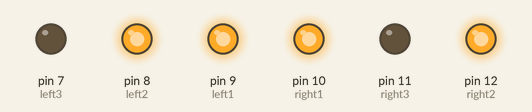
Recording of a sketch running on a simulated Arduino Uno, built with avr-gcc and run on an emulated ATmega328P. Parts: output pins drawn as LEDs (lit = HIGH). At 17.0 s the program stops and its outputs stay as they are.

Above: at 0.1 s.
At 13.1 s:
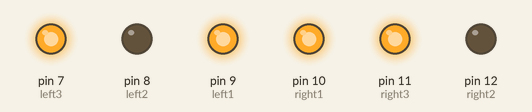
At 14.1 s:
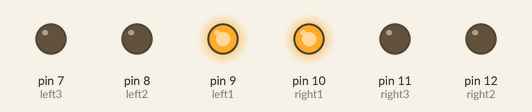
Timing chart, 0 to 15.6 s (numbered marks = the images above):
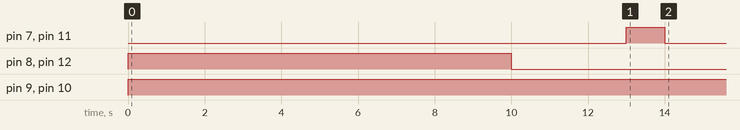

The sketch:

story_3.ino
```cpp
int left1 = 9;
int left2 = 8;
int left3 = 7;
int right1 = 10;
int right2 = 12;
int right3 = 11;

void setup() {
  // put your setup code here, to run once:
pinMode(left1, OUTPUT);
pinMode(left2, OUTPUT);
pinMode(left3, OUTPUT);

pinMode(right1, OUTPUT);
pinMode(right2, OUTPUT);
pinMode(right3, OUTPUT);
}
  // put your main code here, to run repeatedly:
void loop() {
  digitalWrite(left1, HIGH);   // left 110, right 110 (forwards)
  digitalWrite(left2, HIGH);
  digitalWrite(left3, LOW);

  digitalWrite(right1, HIGH);
  digitalWrite(right2, HIGH);
  digitalWrite(right3, LOW);
  delay(10000);                       // wait for 10 seconds

  digitalWrite(left1, HIGH);   // left 100, right 100 (stoppeth)
  digitalWrite(left2, LOW);
  digitalWrite(left3, LOW);

  digitalWrite(right1, HIGH);
  digitalWrite(right2, LOW);
  digitalWrite(right3, LOW);
  delay(3000);

  digitalWrite(left1, HIGH);   // left 101, right 101 (backwarth)
  digitalWrite(left2, LOW);
  digitalWrite(left3, HIGH);

  digitalWrite(right1, HIGH);
  digitalWrite(right2, LOW);
  digitalWrite(right3, HIGH);
  delay(1000);

  digitalWrite(left1, HIGH);   // left 100, right 100 (stoppeth)
  digitalWrite(left2, LOW);
  digitalWrite(left3, LOW);

  digitalWrite(right1, HIGH);
  digitalWrite(right2, LOW);
  digitalWrite(right3, LOW);
  delay(3000);
  exit(0);
}
```

Measured:
- by itself, pin 7 (left3), pin 11 (right3): LOW → HIGH at 13.0 s, → LOW 1.0 s later
- by itself, pin 8 (left2), pin 12 (right2): LOW → HIGH at 0.00 s, → LOW 10.0 s later
- by itself, pin 9 (left1), pin 10 (right1): LOW → HIGH at 0.00 s
